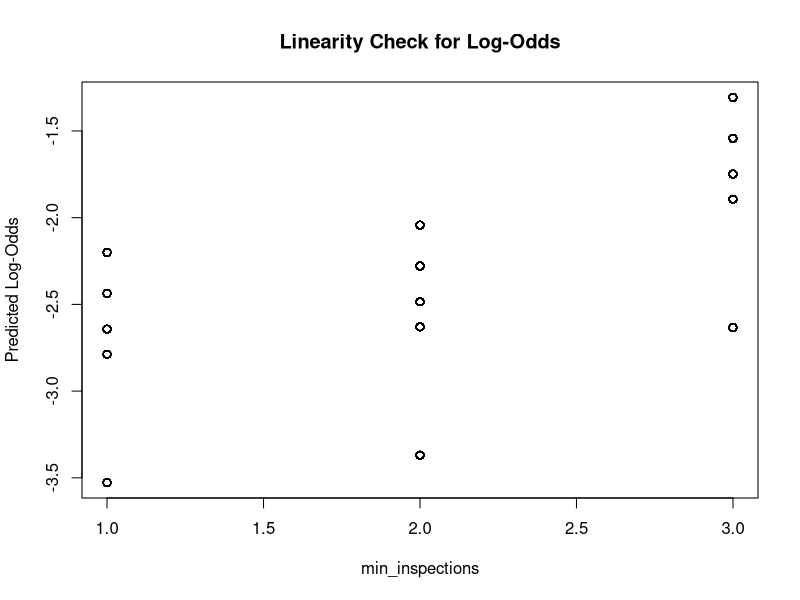

R code for this plot: (Note: this script raises an error after producing the figure.)
#### Preamble ####
# Purpose: Make models of the data to generate inferential statistics
# Author: Michelle Ji
# Date: 12 November 2024
# Contact: michelle.ji@mail.utoronto.ca
# Prerequisite:  Run 02-download_data.R, 03-clean_data.R

#### Work space set up ####
library(tidyverse)
library(VGAM)
library(car)
dinesafe_data <- read_csv("data/02-analysis_data.csv")


#### Model ####
# convert categorical variables into factor
dinesafe_data$severity <- as.factor(dinesafe_data$severity) 
dinesafe_data$establishment_type <- as.factor(dinesafe_data$establishment_type)
dinesafe_data$min_inspections <- as.factor(dinesafe_data$min_inspections)

# fit multinomial logistic regression model
dinesafe_model <- vglm(severity ~ min_inspections + establishment_type, 
              data = dinesafe_data, family = multinomial)
summary(dinesafe_model)

#### Model Validation ####
# independence of observations
# we can assume independent observations since each of the observations is a separate
# restaurant or individual violation of dinesafe. the restaurants 
# do not have any relationship with each other

# linearity in log odds -- we see a linear relationship with the numerical variable
# of min_inspections to log odds. the vertical lines are due to the fact that min_inspections only takes 3 possible distinct values 
# we likely can only use this to check since the other predictor is categorical

dinesafe_data$min_inspections <- as.numeric(as.character(dinesafe_data$min_inspections))
fitted_probs <- fitted(dinesafe_model, type = "response")
log_odds <- log(fitted_probs[, 1] / fitted_probs[, 3])

plot(dinesafe_data$min_inspections, log_odds, 
     xlab = "min_inspections", ylab = "Predicted Log-Odds", 
     main = "Linearity Check for Log-Odds")


# no multicollinearity

#if we look at the correlation, the only concern is between min_inspections3 and min_inspections2. 
# however, they are the same variable, R is just treating them as different for the sake of their 
# different levels. we can say that there is not significant multicollinearity with the model. 

#make dummies so that we can look at establishment_type as "numerical" to look at correlation/multicollinearity
dummies <- model.matrix(severity ~ min_inspections + establishment_type - 1, data = dinesafe_data)
lm_model <- lm(severity ~ dummies, data = dinesafe_data)
cor(dummies)


# sufficient sample size
# there are 18,771 observations so the sample size is sufficient enough

# can look at residual deviance to see if model is reasonable
null_model <- vglm(severity ~ 1, family = multinomial(), data = dinesafe_data)
deviance_null <- deviance(null_model)  # Null model deviance
deviance_model <- deviance(dinesafe_model)  # Your model deviance
difference <- deviance_null - deviance_model
difference

df_difference <- 2
# Calculate p-value using chi-squared distribution
p_value <- 1 - pchisq(difference, df = df_difference)
p_value

# p value is 0, meaning that the model is better than the null model with 
# a very small chance that the observed improvement in deviance is due to random chance


#### Save Model ####
saveRDS(
  dinesafe_model,
  file = "models/dinesafe_model.rds"
)
